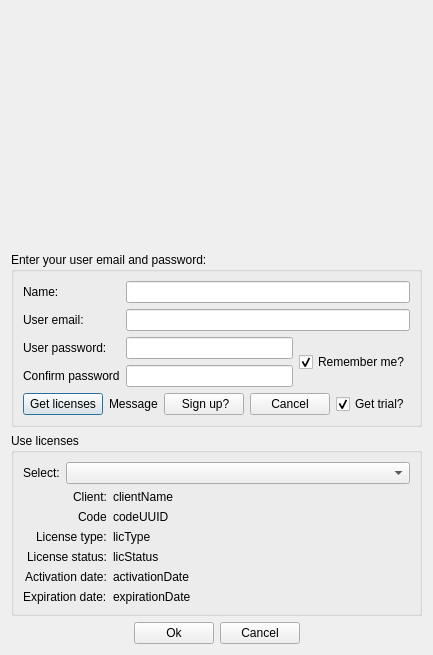
<?xml version="1.0" encoding="UTF-8"?>
<ui version="4.0">
 <class>Form</class>
 <widget class="QDialog" name="Form">
  <property name="geometry">
   <rect>
    <x>0</x>
    <y>0</y>
    <width>422</width>
    <height>655</height>
   </rect>
  </property>
  <property name="sizePolicy">
   <sizepolicy hsizetype="Minimum" vsizetype="MinimumExpanding">
    <horstretch>0</horstretch>
    <verstretch>0</verstretch>
   </sizepolicy>
  </property>
  <property name="windowTitle">
   <string>AtConcept login</string>
  </property>
  <layout class="QGridLayout" name="gridLayout_3">
   <item row="0" column="0">
    <widget class="QLabel" name="imageLogin">
     <property name="sizePolicy">
      <sizepolicy hsizetype="Maximum" vsizetype="Maximum">
       <horstretch>0</horstretch>
       <verstretch>0</verstretch>
      </sizepolicy>
     </property>
     <property name="maximumSize">
      <size>
       <width>400</width>
       <height>200</height>
      </size>
     </property>
     <property name="text">
      <string/>
     </property>
     <property name="pixmap">
      <pixmap>../../../Arte/atconcept-splash-simple.png</pixmap>
     </property>
     <property name="scaledContents">
      <bool>true</bool>
     </property>
     <property name="alignment">
      <set>Qt::AlignCenter</set>
     </property>
    </widget>
   </item>
   <item row="1" column="0">
    <spacer name="verticalSpacer">
     <property name="orientation">
      <enum>Qt::Vertical</enum>
     </property>
     <property name="sizeType">
      <enum>QSizePolicy::MinimumExpanding</enum>
     </property>
     <property name="sizeHint" stdset="0">
      <size>
       <width>20</width>
       <height>5</height>
      </size>
     </property>
    </spacer>
   </item>
   <item row="2" column="0">
    <widget class="QGroupBox" name="groupBox">
     <property name="title">
      <string>Enter your user email and password:</string>
     </property>
     <layout class="QGridLayout" name="gridLayout_2">
      <item row="0" column="0">
       <layout class="QVBoxLayout" name="verticalLayout_4">
        <property name="leftMargin">
         <number>0</number>
        </property>
        <property name="rightMargin">
         <number>0</number>
        </property>
        <item>
         <layout class="QHBoxLayout" name="horizontalLayout">
          <property name="rightMargin">
           <number>0</number>
          </property>
          <item>
           <layout class="QVBoxLayout" name="verticalLayout_3">
            <property name="rightMargin">
             <number>0</number>
            </property>
            <item>
             <widget class="QLabel" name="labelName">
              <property name="text">
               <string>Name:</string>
              </property>
             </widget>
            </item>
            <item>
             <widget class="QLabel" name="label_Email">
              <property name="sizePolicy">
               <sizepolicy hsizetype="Minimum" vsizetype="Minimum">
                <horstretch>0</horstretch>
                <verstretch>0</verstretch>
               </sizepolicy>
              </property>
              <property name="minimumSize">
               <size>
                <width>0</width>
                <height>0</height>
               </size>
              </property>
              <property name="layoutDirection">
               <enum>Qt::RightToLeft</enum>
              </property>
              <property name="text">
               <string>User email:</string>
              </property>
             </widget>
            </item>
            <item>
             <widget class="QLabel" name="labelPwd">
              <property name="sizePolicy">
               <sizepolicy hsizetype="Minimum" vsizetype="Minimum">
                <horstretch>0</horstretch>
                <verstretch>0</verstretch>
               </sizepolicy>
              </property>
              <property name="minimumSize">
               <size>
                <width>0</width>
                <height>0</height>
               </size>
              </property>
              <property name="layoutDirection">
               <enum>Qt::RightToLeft</enum>
              </property>
              <property name="text">
               <string>User password:</string>
              </property>
             </widget>
            </item>
            <item>
             <widget class="QLabel" name="labelConfirmPwd">
              <property name="sizePolicy">
               <sizepolicy hsizetype="Minimum" vsizetype="Minimum">
                <horstretch>0</horstretch>
                <verstretch>0</verstretch>
               </sizepolicy>
              </property>
              <property name="layoutDirection">
               <enum>Qt::RightToLeft</enum>
              </property>
              <property name="text">
               <string>Confirm password</string>
              </property>
             </widget>
            </item>
           </layout>
          </item>
          <item>
           <layout class="QVBoxLayout" name="verticalLayout_5">
            <property name="rightMargin">
             <number>0</number>
            </property>
            <item>
             <widget class="QLineEdit" name="lineEditName">
              <property name="text">
               <string notr="true"/>
              </property>
             </widget>
            </item>
            <item>
             <widget class="QLineEdit" name="lineEditEmail">
              <property name="sizePolicy">
               <sizepolicy hsizetype="MinimumExpanding" vsizetype="Fixed">
                <horstretch>0</horstretch>
                <verstretch>0</verstretch>
               </sizepolicy>
              </property>
              <property name="text">
               <string notr="true"/>
              </property>
             </widget>
            </item>
            <item>
             <layout class="QHBoxLayout" name="horizontalLayout_4">
              <item>
               <layout class="QVBoxLayout" name="verticalLayout_7">
                <item>
                 <widget class="QLineEdit" name="lineEditPwd">
                  <property name="sizePolicy">
                   <sizepolicy hsizetype="MinimumExpanding" vsizetype="Fixed">
                    <horstretch>0</horstretch>
                    <verstretch>0</verstretch>
                   </sizepolicy>
                  </property>
                  <property name="text">
                   <string notr="true"/>
                  </property>
                  <property name="echoMode">
                   <enum>QLineEdit::Password</enum>
                  </property>
                 </widget>
                </item>
                <item>
                 <widget class="QLineEdit" name="lineEditConfirmPwd">
                  <property name="text">
                   <string notr="true"/>
                  </property>
                  <property name="echoMode">
                   <enum>QLineEdit::Password</enum>
                  </property>
                 </widget>
                </item>
               </layout>
              </item>
              <item>
               <widget class="QCheckBox" name="checkBoxRememberMe">
                <property name="text">
                 <string>Remember me?</string>
                </property>
                <property name="checked">
                 <bool>true</bool>
                </property>
               </widget>
              </item>
             </layout>
            </item>
           </layout>
          </item>
         </layout>
        </item>
        <item>
         <layout class="QHBoxLayout" name="horizontalLayout_2">
          <property name="rightMargin">
           <number>0</number>
          </property>
          <item>
           <widget class="QPushButton" name="pushButtonGetLicenses">
            <property name="text">
             <string>Get licenses</string>
            </property>
           </widget>
          </item>
          <item>
           <widget class="QLabel" name="labelMessage">
            <property name="text">
             <string>Message</string>
            </property>
           </widget>
          </item>
          <item>
           <widget class="QPushButton" name="pushButtonSignUp">
            <property name="font">
             <font>
              <weight>50</weight>
              <bold>false</bold>
             </font>
            </property>
            <property name="text">
             <string> Sign up?</string>
            </property>
            <property name="checkable">
             <bool>false</bool>
            </property>
            <property name="flat">
             <bool>false</bool>
            </property>
           </widget>
          </item>
          <item>
           <widget class="QPushButton" name="pushButtonCancelRegister">
            <property name="text">
             <string>Cancel</string>
            </property>
           </widget>
          </item>
          <item>
           <widget class="QCheckBox" name="checkBoxGetTrial">
            <property name="text">
             <string>Get trial?</string>
            </property>
            <property name="checked">
             <bool>true</bool>
            </property>
           </widget>
          </item>
          <item>
           <spacer name="horizontalSpacer_2">
            <property name="orientation">
             <enum>Qt::Horizontal</enum>
            </property>
            <property name="sizeHint" stdset="0">
             <size>
              <width>0</width>
              <height>20</height>
             </size>
            </property>
           </spacer>
          </item>
         </layout>
        </item>
       </layout>
      </item>
     </layout>
    </widget>
   </item>
   <item row="3" column="0">
    <widget class="QGroupBox" name="groupBox_2">
     <property name="title">
      <string>Use licenses</string>
     </property>
     <layout class="QGridLayout" name="gridLayout">
      <item row="0" column="0">
       <layout class="QVBoxLayout" name="License">
        <property name="leftMargin">
         <number>0</number>
        </property>
        <property name="rightMargin">
         <number>0</number>
        </property>
        <item>
         <layout class="QHBoxLayout" name="horizontalLayout_3">
          <item>
           <widget class="QLabel" name="label_3">
            <property name="sizePolicy">
             <sizepolicy hsizetype="Minimum" vsizetype="Preferred">
              <horstretch>0</horstretch>
              <verstretch>0</verstretch>
             </sizepolicy>
            </property>
            <property name="text">
             <string>Select:</string>
            </property>
           </widget>
          </item>
          <item>
           <widget class="QComboBox" name="comboBoxLicenses">
            <property name="sizePolicy">
             <sizepolicy hsizetype="MinimumExpanding" vsizetype="Fixed">
              <horstretch>0</horstretch>
              <verstretch>0</verstretch>
             </sizepolicy>
            </property>
            <property name="currentText">
             <string notr="true"/>
            </property>
           </widget>
          </item>
         </layout>
        </item>
        <item>
         <layout class="QHBoxLayout" name="horizontalLayout_5">
          <item>
           <layout class="QVBoxLayout" name="verticalLayout">
            <item>
             <widget class="QLabel" name="label_4">
              <property name="sizePolicy">
               <sizepolicy hsizetype="Fixed" vsizetype="Fixed">
                <horstretch>0</horstretch>
                <verstretch>0</verstretch>
               </sizepolicy>
              </property>
              <property name="minimumSize">
               <size>
                <width>0</width>
                <height>0</height>
               </size>
              </property>
              <property name="layoutDirection">
               <enum>Qt::RightToLeft</enum>
              </property>
              <property name="text">
               <string>Client:</string>
              </property>
             </widget>
            </item>
            <item>
             <widget class="QLabel" name="label">
              <property name="sizePolicy">
               <sizepolicy hsizetype="Fixed" vsizetype="Fixed">
                <horstretch>0</horstretch>
                <verstretch>0</verstretch>
               </sizepolicy>
              </property>
              <property name="layoutDirection">
               <enum>Qt::RightToLeft</enum>
              </property>
              <property name="text">
               <string>Code</string>
              </property>
             </widget>
            </item>
            <item>
             <widget class="QLabel" name="label_5">
              <property name="sizePolicy">
               <sizepolicy hsizetype="Fixed" vsizetype="Fixed">
                <horstretch>0</horstretch>
                <verstretch>0</verstretch>
               </sizepolicy>
              </property>
              <property name="minimumSize">
               <size>
                <width>0</width>
                <height>0</height>
               </size>
              </property>
              <property name="layoutDirection">
               <enum>Qt::RightToLeft</enum>
              </property>
              <property name="text">
               <string>License type:</string>
              </property>
             </widget>
            </item>
            <item>
             <widget class="QLabel" name="label_6">
              <property name="sizePolicy">
               <sizepolicy hsizetype="Fixed" vsizetype="Fixed">
                <horstretch>0</horstretch>
                <verstretch>0</verstretch>
               </sizepolicy>
              </property>
              <property name="minimumSize">
               <size>
                <width>0</width>
                <height>0</height>
               </size>
              </property>
              <property name="layoutDirection">
               <enum>Qt::RightToLeft</enum>
              </property>
              <property name="text">
               <string>License status:</string>
              </property>
             </widget>
            </item>
            <item>
             <widget class="QLabel" name="label_7">
              <property name="sizePolicy">
               <sizepolicy hsizetype="Fixed" vsizetype="Fixed">
                <horstretch>0</horstretch>
                <verstretch>0</verstretch>
               </sizepolicy>
              </property>
              <property name="minimumSize">
               <size>
                <width>0</width>
                <height>0</height>
               </size>
              </property>
              <property name="layoutDirection">
               <enum>Qt::RightToLeft</enum>
              </property>
              <property name="text">
               <string>Activation date:</string>
              </property>
             </widget>
            </item>
            <item>
             <widget class="QLabel" name="label_8">
              <property name="sizePolicy">
               <sizepolicy hsizetype="Fixed" vsizetype="Fixed">
                <horstretch>0</horstretch>
                <verstretch>0</verstretch>
               </sizepolicy>
              </property>
              <property name="minimumSize">
               <size>
                <width>0</width>
                <height>0</height>
               </size>
              </property>
              <property name="layoutDirection">
               <enum>Qt::RightToLeft</enum>
              </property>
              <property name="text">
               <string>Expiration date:</string>
              </property>
              <property name="wordWrap">
               <bool>false</bool>
              </property>
             </widget>
            </item>
           </layout>
          </item>
          <item>
           <layout class="QVBoxLayout" name="verticalLayout_2">
            <item>
             <widget class="QLabel" name="labelClient">
              <property name="text">
               <string notr="true">clientName</string>
              </property>
             </widget>
            </item>
            <item>
             <widget class="QLabel" name="labelCodeUUID">
              <property name="text">
               <string notr="true">codeUUID</string>
              </property>
             </widget>
            </item>
            <item>
             <widget class="QLabel" name="labelLicenseType">
              <property name="text">
               <string notr="true">licType</string>
              </property>
             </widget>
            </item>
            <item>
             <widget class="QLabel" name="labelLicenseStatus">
              <property name="text">
               <string notr="true">licStatus</string>
              </property>
             </widget>
            </item>
            <item>
             <widget class="QLabel" name="labelActivationDate">
              <property name="text">
               <string notr="true">activationDate</string>
              </property>
             </widget>
            </item>
            <item>
             <widget class="QLabel" name="labelExpirationDate">
              <property name="text">
               <string notr="true">expirationDate</string>
              </property>
             </widget>
            </item>
           </layout>
          </item>
          <item>
           <spacer name="horizontalSpacer">
            <property name="orientation">
             <enum>Qt::Horizontal</enum>
            </property>
            <property name="sizeHint" stdset="0">
             <size>
              <width>40</width>
              <height>20</height>
             </size>
            </property>
           </spacer>
          </item>
         </layout>
        </item>
       </layout>
      </item>
     </layout>
    </widget>
   </item>
   <item row="4" column="0">
    <layout class="QHBoxLayout" name="Buttons">
     <property name="leftMargin">
      <number>0</number>
     </property>
     <property name="rightMargin">
      <number>0</number>
     </property>
     <item>
      <spacer name="horizontalSpacer_3">
       <property name="orientation">
        <enum>Qt::Horizontal</enum>
       </property>
       <property name="sizeHint" stdset="0">
        <size>
         <width>40</width>
         <height>20</height>
        </size>
       </property>
      </spacer>
     </item>
     <item>
      <widget class="QPushButton" name="pushButtonOk">
       <property name="text">
        <string>Ok</string>
       </property>
      </widget>
     </item>
     <item>
      <widget class="QPushButton" name="pushButtonCancel">
       <property name="text">
        <string>Cancel</string>
       </property>
      </widget>
     </item>
     <item>
      <spacer name="horizontalSpacer_4">
       <property name="orientation">
        <enum>Qt::Horizontal</enum>
       </property>
       <property name="sizeHint" stdset="0">
        <size>
         <width>40</width>
         <height>20</height>
        </size>
       </property>
      </spacer>
     </item>
    </layout>
   </item>
  </layout>
 </widget>
 <resources/>
 <connections/>
</ui>
